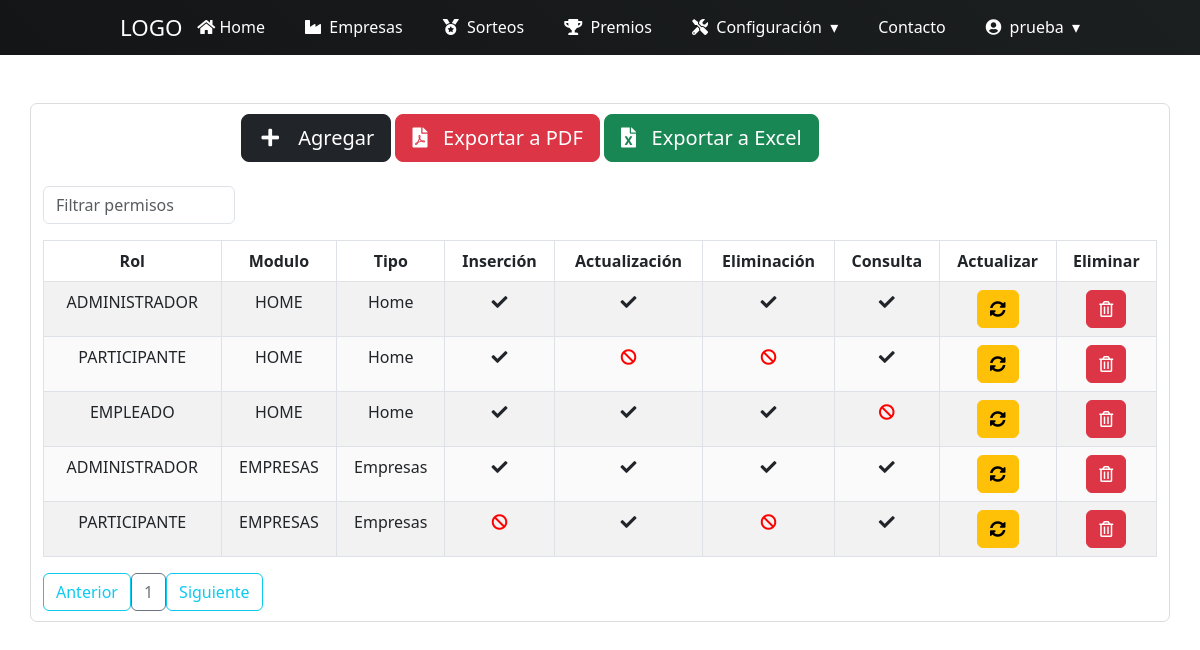
Page /permisos/ (signed in) on the committed database.
### tables this page shows
CREATE TABLE IF NOT EXISTS `permisos` (
  `id_rol` int(11) NOT NULL,
  `id_modulo` int(11) NOT NULL,
  `tipo_modulo` enum('Home','Empresas','Sorteos','Premios','Configuración','Administración') NOT NULL,
  `permiso_insercion` varchar(5) NOT NULL,
  `permiso_actualizacion` varchar(5) NOT NULL,
  `permiso_eliminacion` varchar(5) NOT NULL,
  `permiso_consulta` varchar(5) NOT NULL,
  `creado_por` varchar(50) NOT NULL,
  `fecha_creacion` datetime NOT NULL,
  `modificado_por` varchar(50) DEFAULT NULL,
  `fecha_modificacion` datetime DEFAULT NULL,
  KEY `Índice 1` (`id_rol`),
  KEY `Índice 2` (`id_modulo`)
);

CREATE TABLE IF NOT EXISTS `roles` (
  `id_rol` int(11) NOT NULL AUTO_INCREMENT,
  `rol` varchar(50) NOT NULL,
  `descripcion` varchar(200) NOT NULL,
  `creado_por` varchar(50) NOT NULL,
  `fecha_creacion` datetime NOT NULL,
  `modificado_por` varchar(50) DEFAULT NULL,
  `fecha_modificacion` datetime DEFAULT NULL,
  PRIMARY KEY (`id_rol`) USING BTREE
);

CREATE TABLE IF NOT EXISTS `modulos` (
  `id_modulo` int(11) NOT NULL AUTO_INCREMENT,
  `modulo` varchar(100) NOT NULL,
  `descripcion` varchar(100) NOT NULL,
  `tipo_modulo` enum('Home','Empresas','Sorteos','Premios','Configuracion','Administracion') NOT NULL,
  `creado_por` varchar(50) NOT NULL,
  `fecha_creacion` datetime NOT NULL,
  `modificado_por` varchar(50) DEFAULT NULL,
  `fecha_modificacion` datetime DEFAULT NULL,
  PRIMARY KEY (`id_modulo`)
);

### controladores/vistasControlador.php (called while the page is built)
<?php
	require_once "./modelos/vistasModelo.php";
	class vistasControlador extends vistasModelo{
		public function obtener_plantilla_controlador(){
			return require_once "./vistas/plantilla.php";
		}
		public function obtener_vistas_controlador(){
			if(isset($_GET['views'])){
				$ruta=explode("/", $_GET['views']);
				$respuesta=vistasModelo::obtener_vistas_modelo($ruta[0]);
			}else{
				$respuesta="login";
			}
			return $respuesta;
		}
	}

### index.php (called while the page is built, shortened)
<?php
	require_once "./controladores/vistasControlador.php";
	$plantilla = new vistasControlador();
	$plantilla->obtener_plantilla_controlador();

### modelos/vistasModelo.php (called while the page is built, shortened)
<?php
	class vistasModelo{
		protected static function obtener_vistas_modelo($vistas){
			$listaBlanca=["home","empleados","participantes","empresas","sorteos","premios","usuarios","roles","modulos","permisos",
			"salir"];
			if(in_array($vistas, $listaBlanca)){
				if(is_file("./vistas/contenidos/".$vistas."-view.php")){
					$contenido="./vistas/contenidos/".$vistas."-view.php";
				}else{
					$contenido="404";
				}
			}elseif($vistas=="inicio" || $vistas=="index" || $vistas=="login" || $vistas=="recuperacion-clave"){
				$contenido="inicio";
			}else{
				$contenido="404";
			}
			return $contenido;
		}
	}

### config/conexion.php (called while the page is built, shortened)
<?php
class ConexionBD{
    protected $manejador = "mysql";
    private static $servidor = "localhost";
    private static $usuario = "root";
    private static $pass = "";
    protected $db_name = "dbsorteo";
    protected function getConexion(){
        try{
            $parametros=array(PDO::ATTR_PERSISTENT=>true,PDO::MYSQL_ATTR_INIT_COMMAND=>"SET NAMES utf8");
            $this->conexion=new PDO($this->manejador.":host=".self::$servidor.";dbname=".$this->db_name,self::$usuario,self::$pass,$parametros);
            return $this->conexion;
        }
        catch(PDOException $e){
            echo 'Error en la conexion a la BD :'.$e->getMessage();
        }
    }
}

### DatosTablas/obtenerDatosPermisos.php (called while the page is built, shortened)
<?php
require_once("./config/conexion.php");
class obtenerDatosPermisos extends ConexionBD{
    public function datosPermisos(){
        $sql="SELECT r.rol, m.modulo,p.tipo_modulo, p.permiso_insercion, p.permiso_actualizacion,
        p.permiso_eliminacion, p.permiso_consulta,p.id_rol,p.id_modulo FROM permisos p
        inner join roles r on r.id_rol=p.id_rol
        inner join modulos m on m.id_modulo=p.id_modulo";
        $resultado=$this->conexion->query($sql) or die ($sql);
        return $resultado;
    }
}

### vistas/contenidos/permisos-view.php (the view, shortened to what this page needs)
<?php
include("./DatosTablas/obtenerDatosPermisos.php");
?>
<br>
<br>
<div class="container contenedor-tabla">
    <div class="container">
    <div class="row">
        <div class="col-2"></div>
        <div class="col-8">
            <div class="btn btn-dark btn-lg" data-bs-toggle="modal" data-bs-target="#ModalCrear"><i class="fas fa-plus fa-fw"></i> &nbsp; Agregar</div>
            <div class="btn btn-danger btn-lg" data-bs-toggle="modal" data-bs-target="#ModalCrear"><i class="fas fa-file-pdf"></i> &nbsp; Exportar a PDF</div>
            <div class="btn btn-success btn-lg" data-bs-toggle="modal" data-bs-target="#ModalCrear"><i class="fas fa-file-excel"></i> &nbsp; Exportar a Excel</div>
        </div>
        <div class="col-2"></div>
    </div>
    </div>
<div class="table-responsive">
    <br>
        <input type="text" id="searchBox" class="form-control" onkeyup="filterTable()" placeholder="Filtrar permisos">
    <table id="datos-usuario" class="table table-bordered table-striped text-center">
        <thead>
            <tr>
                <th>Rol</th>
                <th>Modulo</th>
                <th>Tipo</th>
                <th>Inserción</th>
                <th>Actualización</th>
                <th>Eliminación</th>
                <th>Consulta</th>
                <th>Actualizar</th>
                <th>Eliminar</th>
            </tr>
        </thead>
        <tbody class="body">
        <?php
                $datos=new obtenerDatosPermisos();
                $resultado=$datos->datosPermisos();
                foreach ($resultado as $fila){
            ?>
            <tr>
                <td><?php echo $fila['rol']; ?></td>
                <td><?php echo $fila['modulo']; ?></td>
                <td><?php echo $fila['tipo_modulo']; ?></td>
                <?php
				if($fila['permiso_insercion']==1){
                ?>
                <td><i class="fas fa-check"></i></td>
                <?php
                    }else{
                ?>
                <td><i class="fas fa-ban" style="color: red;"></i></td>
                <?php
                    }
                ?>
                <?php
				if($fila['permiso_actualizacion']==1){
			?>
			<td><i class="fas fa-check"></i></td>
			<?php
				}else{
			?>
			<td><i class="fas fa-ban" style="color: red;"></i></td>
			<?php
				}
			?>
			<?php
				if($fila['permiso_eliminacion']==1){
			?>
			<td><i class="fas fa-check"></i></td>
			<?php
				}else{
			?>
			<td><i class="fas fa-ban" style="color: red;"></i></td>
			<?php
				}
			?>
			<?php
				if($fila['permiso_consulta']==1){
			?>
			<td><i class="fas fa-check"></i></td>
			<?php
				}else{
			?>
			<td><i class="fas fa-ban" style="color: red;"></i></td>
			<?php
				}
			?>
                <td>
				<button class="btn btn-warning" data-bs-toggle="modal" data-bs-target="#ModalAct<?php echo $fila['id_rol'];?><?php echo $fila['id_modulo'];?>">
					<i class="fas fa-sync-alt"></i>
                </button>
			    </td>
                <td>
					<form class="FormularioAjax" action="<?php echo SERVERURL; ?>ajax/permisoAjax.php" method="POST" data-form="delete" autocomplete="off">
					<button type="submit" class="btn btn-danger">
						<i class="far fa-trash-alt"></i>
					</button>
					</form>
				</td>
                </tr>
            <?php
                    }
            ?>
        </tbody>
    </table>
</div>
<div id="paginador" class=""></div>
</div>
<br>
<br>

### vistas/plantilla.php (shortened to what this page needs)
<!DOCTYPE html>
<html lang="es">
<head>
	<?php include "./vistas/inc/archivos_css.php"; ?>
</head>
<body>
	<?php
		require_once "./controladores/vistasControlador.php";
		$IV = new vistasControlador();
		$vistas=$IV->obtener_vistas_controlador();
		if($vistas=="inicio" || $vistas=="login" || $vistas=="404" || $vistas=="recuperacion-clave"){
			require_once "./vistas/contenidos/".$vistas."-view.php";
		}else{
	?>
	<main class="full-box main-container">
		<section class="full-box page-content">
			<?php
					include "./vistas/inc/Navbar.php";
				include  $vistas;
			?>
		</section>
	</main>
	<?php
		}
	?>
</body>
</html>

### vistas/inc/archivos_css.php
<link rel="stylesheet" href="<?php echo SERVERURL; ?>vistas/css/Estilo-Form.css">
<link rel="stylesheet" href="<?php echo SERVERURL; ?>vistas/css/EstiloLogin.css">
<link rel="stylesheet" href="<?php echo SERVERURL; ?>vistas/css/estilos-vistas.css">
<link rel="stylesheet" href="<?php echo SERVERURL; ?>vistas/css/tarjetas.css">
<link rel="stylesheet" href="<?php echo SERVERURL; ?>vistas/css/bootstrap-grid.css">
<link rel="stylesheet" href="<?php echo SERVERURL; ?>vistas/css/bootstrap-grid.min.css">
<link rel="stylesheet" href="<?php echo SERVERURL; ?>vistas/css/bootstrap-grid.rtl.css">
<link rel="stylesheet" href="<?php echo SERVERURL; ?>vistas/css/bootstrap-grid.rtl.min.css">
<link rel="stylesheet" href="<?php echo SERVERURL; ?>vistas/css/bootstrap-reboot.css">
<link rel="stylesheet" href="<?php echo SERVERURL; ?>vistas/css/bootstrap-reboot.min.css">
<link rel="stylesheet" href="<?php echo SERVERURL; ?>vistas/css/bootstrap-reboot.rtl.css">
<link rel="stylesheet" href="<?php echo SERVERURL; ?>vistas/css/bootstrap-reboot.rtl.min.css">
<link rel="stylesheet" href="<?php echo SERVERURL; ?>vistas/css/bootstrap-utilities.css">
<link rel="stylesheet" href="<?php echo SERVERURL; ?>vistas/css/bootstrap-utilities.rtl.min.css">
<link rel="stylesheet" href="<?php echo SERVERURL; ?>vistas/css/bootstrap-utilities.min.css">
<link rel="stylesheet" href="<?php echo SERVERURL; ?>vistas/css/bootstrap.css">
<link rel="stylesheet" href="<?php echo SERVERURL; ?>vistas/css/bootstrap.min.css">
<link rel="stylesheet" href="<?php echo SERVERURL; ?>vistas/css/bootstrap.rtl.css">
<link rel="stylesheet" href="<?php echo SERVERURL; ?>vistas/css/bootstrap.rtl.min.css">
<link rel="stylesheet" href="<?php echo SERVERURL; ?>vistas/fontawesome-free-5.15.4-web/css/all.css">
<link rel="stylesheet" href="<?php echo SERVERURL; ?>vistas/fontawesome-free-5.15.4-web/css/all.min.css">
<link rel="stylesheet" href="<?php echo SERVERURL; ?>vistas/fontawesome-free-5.15.4-web/css/brands.css">
<link rel="stylesheet" href="<?php echo SERVERURL; ?>vistas/fontawesome-free-5.15.4-web/css/brands.min.css">
<link rel="stylesheet" href="<?php echo SERVERURL; ?>vistas/fontawesome-free-5.15.4-web/css/fontawesome.css">
<link rel="stylesheet" href="<?php echo SERVERURL; ?>vistas/fontawesome-free-5.15.4-web/css/fontawesome.min.css">
<link rel="stylesheet" href="<?php echo SERVERURL; ?>vistas/fontawesome-free-5.15.4-web/css/regular.css">
<link rel="stylesheet" href="<?php echo SERVERURL; ?>vistas/fontawesome-free-5.15.4-web/css/regular.min.css">
<link rel="stylesheet" href="<?php echo SERVERURL; ?>vistas/fontawesome-free-5.15.4-web/css/solid.css">
<link rel="stylesheet" href="<?php echo SERVERURL; ?>vistas/fontawesome-free-5.15.4-web/css/solid.min.css">
<link rel="stylesheet" href="<?php echo SERVERURL; ?>vistas/fontawesome-free-5.15.4-web/css/svg-with-js.css">
<link rel="stylesheet" href="<?php echo SERVERURL; ?>vistas/fontawesome-free-5.15.4-web/css/svg-with-js.min.css">
<link rel="stylesheet" href="<?php echo SERVERURL; ?>vistas/fontawesome-free-5.15.4-web/css/v4-shims.css">
<link rel="stylesheet" href="https://cdn.datatables.net/v/dt/dt-1.13.1/datatables.min.css">

### vistas/inc/Navbar.php (shortened to what this page needs)
<section class="navigation">
  <div class="nav-container">
    <div class="brand">
      <a href="#!">Logo</a>
    </div>
    <nav>
      <ul class="nav-list">
        <li>
          <a href="<?php echo SERVERURL?>home/"><i class="fas fa-home"></i>&nbsp;Home</a>
        </li>
        <li>
          <a href="#!"><i class="fas fa-industry"></i>&nbsp; Empresas</a>
        </li>
        <li>
          <a href="#!"><i class="fas fa-medal"></i>&nbsp; Sorteos</a>
        </li>
        <li>
          <a href="#!"><i class="fas fa-trophy"></i>&nbsp; Premios</a>
        </li>
        <li>
          <a href="#!"><i class="fas fa-tools"></i>&nbsp; Configuración</a>
        </li>
        <li>
          <a href="#!">Contacto</a>
        </li>
        <li>
        <a href="#!"><i class="fas fa-user-circle"></i> &nbsp;<?php echo $_SESSION['usuario_login']?></a>
        </li>
      </ul>
    </nav>
  </div>
</section>

### vistas/css/Estilo-Form.css (style rules this page uses)
body { background-color: #3d3d3d; }
.navigation { height: 55px; background: linear-gradient(45deg, #131516, #1c1f20); }
.brand { position: absolute; padding-left: 20px; float: left; line-height: 55px; text-transform: uppercase; font-size: 1.4em; }
.brand a, .brand a:visited { color: #ffffff; text-decoration: none; }
.nav-container { max-width: 1000px; margin: 0 auto; }
nav { float: right; }
nav ul { list-style: none; margin: 0; padding: 0; }
nav ul li { float: left; position: relative; }
nav ul li a,nav ul li a:visited { display: block; padding: 0 20px; line-height: 55px; color: #fff; background: #3d3d3d ; text-decoration: none; }
nav ul li a { background: transparent; color: #FFF; }
nav ul li a:not(:only-child):after, nav ul li a:visited:not(:only-child):after { padding-left: 4px; content: ' \025BE'; }
@media screen and (min-width:800px) { .nav-list { display: block !important; } }
.contenedor-tabla { border: 1px solid #dddcdc; -moz-border-radius: 7px; -webkit-border-radius: 7px; padding: 10px; }
#searchBox { width:12rem; }
#datos-usuario { width: 100%; border-collapse: collapse; }
#datos-usuario th, td { padding: 8px; text-align: center; border-bottom: 1px solid rgb(226, 226, 226); }
#datos-usuario tr:nth-child(even) { background-color: #fafafa; }

### vistas/css/EstiloLogin.css (style rules this page uses)
body { font-family: arial; }

### rows in the picture
permisos: id_rol.rol "ADMINISTRADOR", id_modulo.modulo "HOME", tipo_modulo "Home", permiso_insercion "1" (drawn), permiso_actualizacion "1" (drawn), permiso_eliminacion "1" (drawn), permiso_consulta "1" (drawn)
permisos: id_rol.rol "PARTICIPANTE", id_modulo.modulo "HOME", tipo_modulo "Home", permiso_insercion "1" (drawn), permiso_actualizacion "0" (drawn), permiso_eliminacion "0" (drawn), permiso_consulta "1" (drawn)
permisos: id_rol.rol "EMPLEADO", id_modulo.modulo "HOME", tipo_modulo "Home", permiso_insercion "1" (drawn), permiso_actualizacion "1" (drawn), permiso_eliminacion "1" (drawn), permiso_consulta "0" (drawn)
permisos: id_rol.rol "ADMINISTRADOR", id_modulo.modulo "EMPRESAS", tipo_modulo "Empresas", permiso_insercion "1" (drawn), permiso_actualizacion "1" (drawn), permiso_eliminacion "1" (drawn), permiso_consulta "1" (drawn)
permisos: id_rol.rol "PARTICIPANTE", id_modulo.modulo "EMPRESAS", tipo_modulo "Empresas", permiso_insercion "0" (drawn), permiso_actualizacion "1" (drawn), permiso_eliminacion "0" (drawn), permiso_consulta "1" (drawn)

### other values in the picture
$_SESSION['usuario_login'] "prueba"
